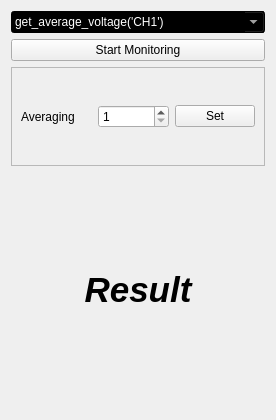
<?xml version="1.0" encoding="UTF-8"?>
<ui version="4.0">
 <class>Form</class>
 <widget class="QWidget" name="Form">
  <property name="geometry">
   <rect>
    <x>0</x>
    <y>0</y>
    <width>276</width>
    <height>420</height>
   </rect>
  </property>
  <property name="sizePolicy">
   <sizepolicy hsizetype="Preferred" vsizetype="Preferred">
    <horstretch>0</horstretch>
    <verstretch>0</verstretch>
   </sizepolicy>
  </property>
  <property name="windowTitle">
   <string>Form</string>
  </property>
  <layout class="QGridLayout" name="gridLayout">
   <item row="0" column="0">
    <layout class="QVBoxLayout" name="verticalLayout">
     <item>
      <widget class="QComboBox" name="cmdlist">
       <property name="minimumSize">
        <size>
         <width>250</width>
         <height>0</height>
        </size>
       </property>
       <property name="styleSheet">
        <string notr="true">background-color: rgb(0, 0, 0);
color: rgb(255, 255, 255);</string>
       </property>
       <property name="editable">
        <bool>true</bool>
       </property>
       <item>
        <property name="text">
         <string>get_average_voltage('CH1')</string>
        </property>
       </item>
       <item>
        <property name="text">
         <string>get_freq('ID1')</string>
        </property>
       </item>
       <item>
        <property name="text">
         <string>get_high_freq('ID1')</string>
        </property>
       </item>
       <item>
        <property name="text">
         <string>DutyCycle('ID1')[1]</string>
        </property>
       </item>
       <item>
        <property name="text">
         <string>MeasureInterval('ID1','ID2','rising','rising')</string>
        </property>
       </item>
      </widget>
     </item>
     <item>
      <widget class="QPushButton" name="pushButton">
       <property name="text">
        <string>Start Monitoring</string>
       </property>
      </widget>
     </item>
     <item>
      <widget class="QFrame" name="frame">
       <property name="sizePolicy">
        <sizepolicy hsizetype="Preferred" vsizetype="Expanding">
         <horstretch>0</horstretch>
         <verstretch>0</verstretch>
        </sizepolicy>
       </property>
       <property name="minimumSize">
        <size>
         <width>0</width>
         <height>10</height>
        </size>
       </property>
       <property name="frameShape">
        <enum>QFrame::StyledPanel</enum>
       </property>
       <property name="frameShadow">
        <enum>QFrame::Raised</enum>
       </property>
       <layout class="QHBoxLayout" name="horizontalLayout">
        <item>
         <widget class="QLabel" name="label">
          <property name="minimumSize">
           <size>
            <width>0</width>
            <height>20</height>
           </size>
          </property>
          <property name="text">
           <string>Averaging</string>
          </property>
         </widget>
        </item>
        <item>
         <widget class="QSpinBox" name="averageCount">
          <property name="minimum">
           <number>1</number>
          </property>
          <property name="maximum">
           <number>501</number>
          </property>
         </widget>
        </item>
        <item>
         <widget class="QPushButton" name="pushButton_2">
          <property name="text">
           <string>Set</string>
          </property>
         </widget>
        </item>
       </layout>
      </widget>
     </item>
     <item>
      <spacer name="verticalSpacer_2">
       <property name="orientation">
        <enum>Qt::Vertical</enum>
       </property>
       <property name="sizeHint" stdset="0">
        <size>
         <width>20</width>
         <height>40</height>
        </size>
       </property>
      </spacer>
     </item>
     <item>
      <widget class="QLabel" name="lastReading">
       <property name="font">
        <font>
         <pointsize>26</pointsize>
         <weight>75</weight>
         <italic>true</italic>
         <bold>true</bold>
        </font>
       </property>
       <property name="text">
        <string>Result</string>
       </property>
       <property name="alignment">
        <set>Qt::AlignCenter</set>
       </property>
      </widget>
     </item>
     <item>
      <spacer name="verticalSpacer">
       <property name="orientation">
        <enum>Qt::Vertical</enum>
       </property>
       <property name="sizeHint" stdset="0">
        <size>
         <width>20</width>
         <height>40</height>
        </size>
       </property>
      </spacer>
     </item>
    </layout>
   </item>
  </layout>
 </widget>
 <resources/>
 <connections>
  <connection>
   <sender>pushButton</sender>
   <signal>clicked()</signal>
   <receiver>Form</receiver>
   <slot>stream()</slot>
   <hints>
    <hint type="sourcelabel">
     <x>41</x>
     <y>36</y>
    </hint>
    <hint type="destinationlabel">
     <x>5</x>
     <y>82</y>
    </hint>
   </hints>
  </connection>
  <connection>
   <sender>pushButton_2</sender>
   <signal>clicked()</signal>
   <receiver>Form</receiver>
   <slot>setAverageCount()</slot>
   <hints>
    <hint type="sourcelabel">
     <x>255</x>
     <y>107</y>
    </hint>
    <hint type="destinationlabel">
     <x>274</x>
     <y>112</y>
    </hint>
   </hints>
  </connection>
 </connections>
 <slots>
  <slot>stream()</slot>
  <slot>setAverageCount()</slot>
 </slots>
</ui>
